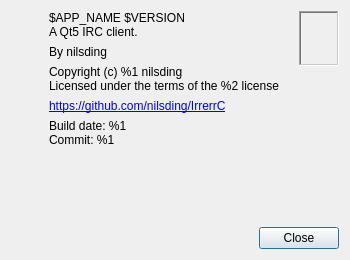
<?xml version="1.0" encoding="UTF-8"?>
<ui version="4.0">
 <class>AboutDialog</class>
 <widget class="QDialog" name="AboutDialog">
  <property name="geometry">
   <rect>
    <x>0</x>
    <y>0</y>
    <width>350</width>
    <height>260</height>
   </rect>
  </property>
  <property name="minimumSize">
   <size>
    <width>350</width>
    <height>260</height>
   </size>
  </property>
  <property name="maximumSize">
   <size>
    <width>350</width>
    <height>260</height>
   </size>
  </property>
  <property name="windowTitle">
   <string notr="true"/>
  </property>
  <layout class="QVBoxLayout" name="verticalLayout_4">
   <item>
    <layout class="QHBoxLayout" name="horizontalLayout" stretch="0,1,0">
     <item>
      <layout class="QVBoxLayout" name="verticalLayout_5">
       <item>
        <widget class="QLabel" name="qlAppIcon">
         <property name="minimumSize">
          <size>
           <width>32</width>
           <height>32</height>
          </size>
         </property>
         <property name="styleSheet">
          <string notr="true">image: url(&quot;:/icons/app/aiman&quot;);</string>
         </property>
         <property name="text">
          <string notr="true"/>
         </property>
        </widget>
       </item>
       <item>
        <spacer name="verticalSpacer_4">
         <property name="orientation">
          <enum>Qt::Vertical</enum>
         </property>
         <property name="sizeHint" stdset="0">
          <size>
           <width>20</width>
           <height>40</height>
          </size>
         </property>
        </spacer>
       </item>
      </layout>
     </item>
     <item>
      <layout class="QVBoxLayout" name="verticalLayout_2">
       <property name="spacing">
        <number>0</number>
       </property>
       <item>
        <widget class="QLabel" name="qlLine01AppNameVersion">
         <property name="text">
          <string notr="true">$APP_NAME $VERSION</string>
         </property>
        </widget>
       </item>
       <item>
        <widget class="QLabel" name="qlLine02AppDescription">
         <property name="text">
          <string>A Qt5 IRC client.</string>
         </property>
        </widget>
       </item>
       <item>
        <spacer name="verticalSpacer_3">
         <property name="orientation">
          <enum>Qt::Vertical</enum>
         </property>
         <property name="sizeType">
          <enum>QSizePolicy::Fixed</enum>
         </property>
         <property name="sizeHint" stdset="0">
          <size>
           <width>0</width>
           <height>6</height>
          </size>
         </property>
        </spacer>
       </item>
       <item>
        <widget class="QLabel" name="qlLine03Author">
         <property name="text">
          <string>By nilsding</string>
         </property>
        </widget>
       </item>
       <item>
        <spacer name="verticalSpacer_5">
         <property name="orientation">
          <enum>Qt::Vertical</enum>
         </property>
         <property name="sizeType">
          <enum>QSizePolicy::Fixed</enum>
         </property>
         <property name="sizeHint" stdset="0">
          <size>
           <width>0</width>
           <height>6</height>
          </size>
         </property>
        </spacer>
       </item>
       <item>
        <widget class="QLabel" name="qlLine04Copyright">
         <property name="text">
          <string>Copyright (c) %1 nilsding&lt;br /&gt;Licensed under the terms of the %2 license</string>
         </property>
         <property name="wordWrap">
          <bool>true</bool>
         </property>
        </widget>
       </item>
       <item>
        <spacer name="verticalSpacer_6">
         <property name="orientation">
          <enum>Qt::Vertical</enum>
         </property>
         <property name="sizeType">
          <enum>QSizePolicy::Fixed</enum>
         </property>
         <property name="sizeHint" stdset="0">
          <size>
           <width>0</width>
           <height>6</height>
          </size>
         </property>
        </spacer>
       </item>
       <item>
        <widget class="QLabel" name="qlLine05Url">
         <property name="text">
          <string notr="true">&lt;a href=&quot;https://github.com/nilsding/IrrerrC&quot;&gt;https://github.com/nilsding/IrrerrC&lt;/a&gt;</string>
         </property>
         <property name="openExternalLinks">
          <bool>true</bool>
         </property>
        </widget>
       </item>
       <item>
        <spacer name="verticalSpacer_7">
         <property name="orientation">
          <enum>Qt::Vertical</enum>
         </property>
         <property name="sizeType">
          <enum>QSizePolicy::Fixed</enum>
         </property>
         <property name="sizeHint" stdset="0">
          <size>
           <width>0</width>
           <height>6</height>
          </size>
         </property>
        </spacer>
       </item>
       <item>
        <widget class="QLabel" name="qlLine06BuildDate">
         <property name="text">
          <string>Build date: %1</string>
         </property>
        </widget>
       </item>
       <item>
        <widget class="QLabel" name="qlLine07Commit">
         <property name="text">
          <string>Commit: %1</string>
         </property>
        </widget>
       </item>
       <item>
        <spacer name="verticalSpacer_2">
         <property name="orientation">
          <enum>Qt::Vertical</enum>
         </property>
         <property name="sizeHint" stdset="0">
          <size>
           <width>20</width>
           <height>40</height>
          </size>
         </property>
        </spacer>
       </item>
      </layout>
     </item>
     <item>
      <layout class="QVBoxLayout" name="verticalLayout_3">
       <item>
        <widget class="QLabel" name="qlFaceImage">
         <property name="minimumSize">
          <size>
           <width>40</width>
           <height>55</height>
          </size>
         </property>
         <property name="maximumSize">
          <size>
           <width>40</width>
           <height>55</height>
          </size>
         </property>
         <property name="styleSheet">
          <string notr="true">image: url(&quot;:/icons/app/aiman&quot;);</string>
         </property>
         <property name="frameShape">
          <enum>QFrame::WinPanel</enum>
         </property>
         <property name="frameShadow">
          <enum>QFrame::Sunken</enum>
         </property>
         <property name="text">
          <string notr="true"/>
         </property>
        </widget>
       </item>
       <item>
        <spacer name="verticalSpacer">
         <property name="orientation">
          <enum>Qt::Vertical</enum>
         </property>
         <property name="sizeHint" stdset="0">
          <size>
           <width>20</width>
           <height>40</height>
          </size>
         </property>
        </spacer>
       </item>
      </layout>
     </item>
    </layout>
   </item>
   <item>
    <widget class="QDialogButtonBox" name="buttonBox">
     <property name="standardButtons">
      <set>QDialogButtonBox::Close</set>
     </property>
    </widget>
   </item>
  </layout>
 </widget>
 <resources/>
 <connections>
  <connection>
   <sender>buttonBox</sender>
   <signal>accepted()</signal>
   <receiver>AboutDialog</receiver>
   <slot>accept()</slot>
   <hints>
    <hint type="sourcelabel">
     <x>248</x>
     <y>254</y>
    </hint>
    <hint type="destinationlabel">
     <x>157</x>
     <y>274</y>
    </hint>
   </hints>
  </connection>
  <connection>
   <sender>buttonBox</sender>
   <signal>rejected()</signal>
   <receiver>AboutDialog</receiver>
   <slot>reject()</slot>
   <hints>
    <hint type="sourcelabel">
     <x>316</x>
     <y>260</y>
    </hint>
    <hint type="destinationlabel">
     <x>286</x>
     <y>274</y>
    </hint>
   </hints>
  </connection>
 </connections>
</ui>
